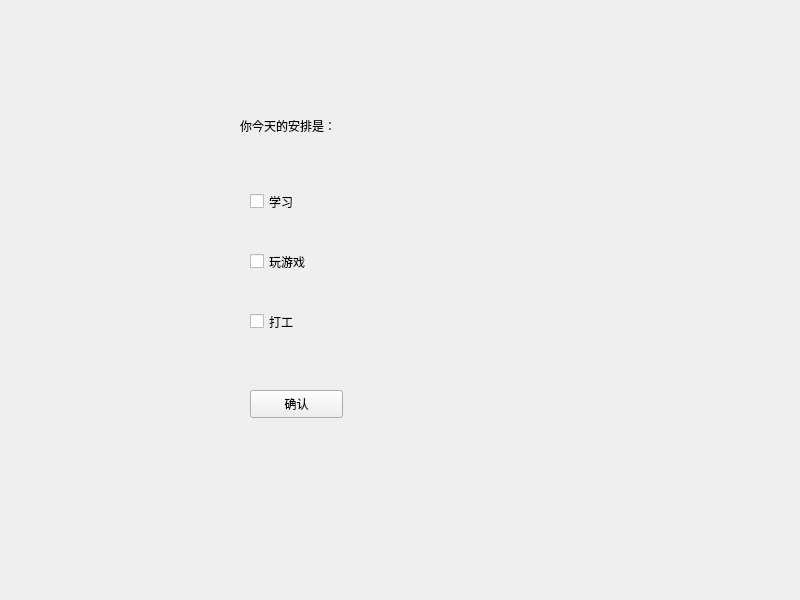
<?xml version="1.0" encoding="UTF-8"?>
<ui version="4.0">
 <class>Widget</class>
 <widget class="QWidget" name="Widget">
  <property name="geometry">
   <rect>
    <x>0</x>
    <y>0</y>
    <width>800</width>
    <height>600</height>
   </rect>
  </property>
  <property name="windowTitle">
   <string>Widget</string>
  </property>
  <widget class="QLabel" name="label">
   <property name="geometry">
    <rect>
     <x>240</x>
     <y>110</y>
     <width>311</width>
     <height>31</height>
    </rect>
   </property>
   <property name="text">
    <string>你今天的安排是：</string>
   </property>
  </widget>
  <widget class="QCheckBox" name="checkBox_studay">
   <property name="geometry">
    <rect>
     <x>250</x>
     <y>190</y>
     <width>98</width>
     <height>23</height>
    </rect>
   </property>
   <property name="text">
    <string>学习</string>
   </property>
  </widget>
  <widget class="QCheckBox" name="checkBox_playgame">
   <property name="geometry">
    <rect>
     <x>250</x>
     <y>250</y>
     <width>98</width>
     <height>23</height>
    </rect>
   </property>
   <property name="text">
    <string>玩游戏</string>
   </property>
  </widget>
  <widget class="QCheckBox" name="checkBox_work">
   <property name="geometry">
    <rect>
     <x>250</x>
     <y>310</y>
     <width>98</width>
     <height>23</height>
    </rect>
   </property>
   <property name="text">
    <string>打工</string>
   </property>
  </widget>
  <widget class="QPushButton" name="pushButton">
   <property name="geometry">
    <rect>
     <x>250</x>
     <y>390</y>
     <width>93</width>
     <height>28</height>
    </rect>
   </property>
   <property name="text">
    <string>确认</string>
   </property>
  </widget>
 </widget>
 <resources/>
 <connections/>
</ui>
